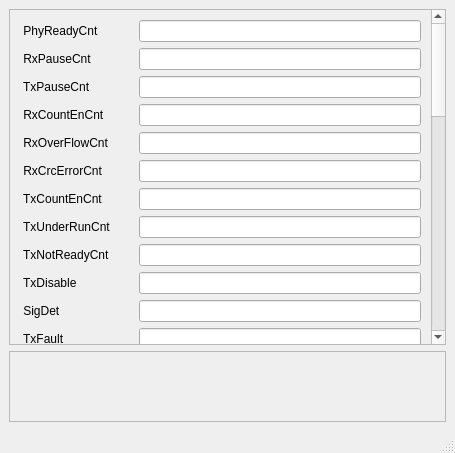
<?xml version="1.0" encoding="UTF-8"?>
<ui version="4.0">
 <class>MainWindow</class>
 <widget class="QMainWindow" name="MainWindow">
  <property name="geometry">
   <rect>
    <x>0</x>
    <y>0</y>
    <width>455</width>
    <height>453</height>
   </rect>
  </property>
  <property name="windowTitle">
   <string>MainWindow</string>
  </property>
  <widget class="QWidget" name="centralwidget">
   <layout class="QGridLayout" name="gridLayout_3">
    <item row="0" column="0">
     <widget class="QScrollArea" name="StatusVariables">
      <property name="minimumSize">
       <size>
        <width>0</width>
        <height>193</height>
       </size>
      </property>
      <property name="widgetResizable">
       <bool>true</bool>
      </property>
      <widget class="QWidget" name="scrollAreaWidgetContents_2">
       <property name="geometry">
        <rect>
         <x>0</x>
         <y>0</y>
         <width>435</width>
         <height>191</height>
        </rect>
       </property>
       <layout class="QGridLayout" name="gridLayout_4">
        <property name="leftMargin">
         <number>10</number>
        </property>
        <property name="topMargin">
         <number>10</number>
        </property>
        <property name="rightMargin">
         <number>10</number>
        </property>
        <property name="bottomMargin">
         <number>10</number>
        </property>
        <property name="spacing">
         <number>6</number>
        </property>
        <item row="0" column="0">
         <widget class="QLabel" name="PhyReadyCnt">
          <property name="text">
           <string> PhyReadyCnt </string>
          </property>
         </widget>
        </item>
        <item row="0" column="1">
         <widget class="caLineEdit" name="$(DEVICE):$(PORT):PhyReadyCnt">
          <property name="channel" stdset="0">
           <string notr="true">$(DEVICE):$(PORT):PhyReadyCnt</string>
          </property>
          <property name="formatType">
           <enum>caLineEdit::hexadecimal</enum>
          </property>
         </widget>
        </item>
        <item row="1" column="0">
         <widget class="QLabel" name="RxPauseCnt">
          <property name="text">
           <string> RxPauseCnt </string>
          </property>
         </widget>
        </item>
        <item row="1" column="1">
         <widget class="caLineEdit" name="$(DEVICE):$(PORT):RxPauseCnt">
          <property name="channel" stdset="0">
           <string notr="true">$(DEVICE):$(PORT):RxPauseCnt</string>
          </property>
          <property name="formatType">
           <enum>caLineEdit::hexadecimal</enum>
          </property>
         </widget>
        </item>
        <item row="2" column="0">
         <widget class="QLabel" name="TxPauseCnt">
          <property name="text">
           <string> TxPauseCnt </string>
          </property>
         </widget>
        </item>
        <item row="2" column="1">
         <widget class="caLineEdit" name="$(DEVICE):$(PORT):TxPauseCnt">
          <property name="channel" stdset="0">
           <string notr="true">$(DEVICE):$(PORT):TxPauseCnt</string>
          </property>
          <property name="formatType">
           <enum>caLineEdit::hexadecimal</enum>
          </property>
         </widget>
        </item>
        <item row="3" column="0">
         <widget class="QLabel" name="RxCountEnCnt">
          <property name="text">
           <string> RxCountEnCnt </string>
          </property>
         </widget>
        </item>
        <item row="3" column="1">
         <widget class="caLineEdit" name="$(DEVICE):$(PORT):RxCountEnCnt">
          <property name="channel" stdset="0">
           <string notr="true">$(DEVICE):$(PORT):RxCountEnCnt</string>
          </property>
          <property name="formatType">
           <enum>caLineEdit::hexadecimal</enum>
          </property>
         </widget>
        </item>
        <item row="4" column="0">
         <widget class="QLabel" name="RxOverFlowCnt">
          <property name="text">
           <string> RxOverFlowCnt </string>
          </property>
         </widget>
        </item>
        <item row="4" column="1">
         <widget class="caLineEdit" name="$(DEVICE):$(PORT):RxOverFlowCnt">
          <property name="channel" stdset="0">
           <string notr="true">$(DEVICE):$(PORT):RxOverFlowCnt</string>
          </property>
          <property name="formatType">
           <enum>caLineEdit::hexadecimal</enum>
          </property>
         </widget>
        </item>
        <item row="5" column="0">
         <widget class="QLabel" name="RxCrcErrorCnt">
          <property name="text">
           <string> RxCrcErrorCnt </string>
          </property>
         </widget>
        </item>
        <item row="5" column="1">
         <widget class="caLineEdit" name="$(DEVICE):$(PORT):RxCrcErrorCnt">
          <property name="channel" stdset="0">
           <string notr="true">$(DEVICE):$(PORT):RxCrcErrorCnt</string>
          </property>
          <property name="formatType">
           <enum>caLineEdit::hexadecimal</enum>
          </property>
         </widget>
        </item>
        <item row="6" column="0">
         <widget class="QLabel" name="TxCountEnCnt">
          <property name="text">
           <string> TxCountEnCnt </string>
          </property>
         </widget>
        </item>
        <item row="6" column="1">
         <widget class="caLineEdit" name="$(DEVICE):$(PORT):TxCountEnCnt">
          <property name="channel" stdset="0">
           <string notr="true">$(DEVICE):$(PORT):TxCountEnCnt</string>
          </property>
          <property name="formatType">
           <enum>caLineEdit::hexadecimal</enum>
          </property>
         </widget>
        </item>
        <item row="7" column="0">
         <widget class="QLabel" name="TxUnderRunCnt">
          <property name="text">
           <string> TxUnderRunCnt </string>
          </property>
         </widget>
        </item>
        <item row="7" column="1">
         <widget class="caLineEdit" name="$(DEVICE):$(PORT):TxUnderRunCnt">
          <property name="channel" stdset="0">
           <string notr="true">$(DEVICE):$(PORT):TxUnderRunCnt</string>
          </property>
          <property name="formatType">
           <enum>caLineEdit::hexadecimal</enum>
          </property>
         </widget>
        </item>
        <item row="8" column="0">
         <widget class="QLabel" name="TxNotReadyCnt">
          <property name="text">
           <string> TxNotReadyCnt </string>
          </property>
         </widget>
        </item>
        <item row="8" column="1">
         <widget class="caLineEdit" name="$(DEVICE):$(PORT):TxNotReadyCnt">
          <property name="channel" stdset="0">
           <string notr="true">$(DEVICE):$(PORT):TxNotReadyCnt</string>
          </property>
          <property name="formatType">
           <enum>caLineEdit::hexadecimal</enum>
          </property>
         </widget>
        </item>
        <item row="9" column="0">
         <widget class="QLabel" name="TxDisable">
          <property name="text">
           <string> TxDisable </string>
          </property>
         </widget>
        </item>
        <item row="9" column="1">
         <widget class="caLineEdit" name="$(DEVICE):$(PORT):TxDisable">
          <property name="channel" stdset="0">
           <string notr="true">$(DEVICE):$(PORT):TxDisable</string>
          </property>
          <property name="formatType">
           <enum>caLineEdit::hexadecimal</enum>
          </property>
         </widget>
        </item>
        <item row="10" column="0">
         <widget class="QLabel" name="SigDet">
          <property name="text">
           <string> SigDet </string>
          </property>
         </widget>
        </item>
        <item row="10" column="1">
         <widget class="caLineEdit" name="$(DEVICE):$(PORT):SigDet">
          <property name="channel" stdset="0">
           <string notr="true">$(DEVICE):$(PORT):SigDet</string>
          </property>
          <property name="formatType">
           <enum>caLineEdit::hexadecimal</enum>
          </property>
         </widget>
        </item>
        <item row="11" column="0">
         <widget class="QLabel" name="TxFault">
          <property name="text">
           <string> TxFault </string>
          </property>
         </widget>
        </item>
        <item row="11" column="1">
         <widget class="caLineEdit" name="$(DEVICE):$(PORT):TxFault">
          <property name="channel" stdset="0">
           <string notr="true">$(DEVICE):$(PORT):TxFault</string>
          </property>
          <property name="formatType">
           <enum>caLineEdit::hexadecimal</enum>
          </property>
         </widget>
        </item>
        <item row="12" column="0">
         <widget class="QLabel" name="GtTxRst">
          <property name="text">
           <string> GtTxRst </string>
          </property>
         </widget>
        </item>
        <item row="12" column="1">
         <widget class="caLineEdit" name="$(DEVICE):$(PORT):GtTxRst">
          <property name="channel" stdset="0">
           <string notr="true">$(DEVICE):$(PORT):GtTxRst</string>
          </property>
          <property name="formatType">
           <enum>caLineEdit::hexadecimal</enum>
          </property>
         </widget>
        </item>
        <item row="13" column="0">
         <widget class="QLabel" name="GtRxRst">
          <property name="text">
           <string> GtRxRst </string>
          </property>
         </widget>
        </item>
        <item row="13" column="1">
         <widget class="caLineEdit" name="$(DEVICE):$(PORT):GtRxRst">
          <property name="channel" stdset="0">
           <string notr="true">$(DEVICE):$(PORT):GtRxRst</string>
          </property>
          <property name="formatType">
           <enum>caLineEdit::hexadecimal</enum>
          </property>
         </widget>
        </item>
        <item row="14" column="0">
         <widget class="QLabel" name="RstCntDone">
          <property name="text">
           <string> RstCntDone </string>
          </property>
         </widget>
        </item>
        <item row="14" column="1">
         <widget class="caLineEdit" name="$(DEVICE):$(PORT):RstCntDone">
          <property name="channel" stdset="0">
           <string notr="true">$(DEVICE):$(PORT):RstCntDone</string>
          </property>
          <property name="formatType">
           <enum>caLineEdit::hexadecimal</enum>
          </property>
         </widget>
        </item>
        <item row="15" column="0">
         <widget class="QLabel" name="Qplllock">
          <property name="text">
           <string> Qplllock </string>
          </property>
         </widget>
        </item>
        <item row="15" column="1">
         <widget class="caLineEdit" name="$(DEVICE):$(PORT):Qplllock">
          <property name="channel" stdset="0">
           <string notr="true">$(DEVICE):$(PORT):Qplllock</string>
          </property>
          <property name="formatType">
           <enum>caLineEdit::hexadecimal</enum>
          </property>
         </widget>
        </item>
        <item row="16" column="0">
         <widget class="QLabel" name="TxRstdone">
          <property name="text">
           <string> TxRstdone </string>
          </property>
         </widget>
        </item>
        <item row="16" column="1">
         <widget class="caLineEdit" name="$(DEVICE):$(PORT):TxRstdone">
          <property name="channel" stdset="0">
           <string notr="true">$(DEVICE):$(PORT):TxRstdone</string>
          </property>
          <property name="formatType">
           <enum>caLineEdit::hexadecimal</enum>
          </property>
         </widget>
        </item>
        <item row="17" column="0">
         <widget class="QLabel" name="RxRstdone">
          <property name="text">
           <string> RxRstdone </string>
          </property>
         </widget>
        </item>
        <item row="17" column="1">
         <widget class="caLineEdit" name="$(DEVICE):$(PORT):RxRstdone">
          <property name="channel" stdset="0">
           <string notr="true">$(DEVICE):$(PORT):RxRstdone</string>
          </property>
          <property name="formatType">
           <enum>caLineEdit::hexadecimal</enum>
          </property>
         </widget>
        </item>
        <item row="18" column="0">
         <widget class="QLabel" name="TxUsrRdy">
          <property name="text">
           <string> TxUsrRdy </string>
          </property>
         </widget>
        </item>
        <item row="18" column="1">
         <widget class="caLineEdit" name="$(DEVICE):$(PORT):TxUsrRdy">
          <property name="channel" stdset="0">
           <string notr="true">$(DEVICE):$(PORT):TxUsrRdy</string>
          </property>
          <property name="formatType">
           <enum>caLineEdit::hexadecimal</enum>
          </property>
         </widget>
        </item>
        <item row="19" column="0">
         <widget class="QLabel" name="Status">
          <property name="text">
           <string> Status </string>
          </property>
         </widget>
        </item>
        <item row="19" column="1">
         <widget class="caLineEdit" name="$(DEVICE):$(PORT):Status">
          <property name="channel" stdset="0">
           <string notr="true">$(DEVICE):$(PORT):Status</string>
          </property>
          <property name="formatType">
           <enum>caLineEdit::hexadecimal</enum>
          </property>
         </widget>
        </item>
        <item row="20" column="0">
         <widget class="QLabel" name="FLAG_PhyReady">
          <property name="text">
           <string> FLAG_PhyReady </string>
          </property>
         </widget>
        </item>
        <item row="20" column="1">
         <widget class="caLineEdit" name="$(DEVICE):$(PORT):FLAG_PhyReady">
          <property name="channel" stdset="0">
           <string notr="true">$(DEVICE):$(PORT):FLAG_PhyReady</string>
          </property>
          <property name="formatType">
           <enum>caLineEdit::hexadecimal</enum>
          </property>
         </widget>
        </item>
        <item row="21" column="0">
         <widget class="QLabel" name="FLAG_RxPause">
          <property name="text">
           <string> FLAG_RxPause </string>
          </property>
         </widget>
        </item>
        <item row="21" column="1">
         <widget class="caLineEdit" name="$(DEVICE):$(PORT):FLAG_RxPause">
          <property name="channel" stdset="0">
           <string notr="true">$(DEVICE):$(PORT):FLAG_RxPause</string>
          </property>
          <property name="formatType">
           <enum>caLineEdit::hexadecimal</enum>
          </property>
         </widget>
        </item>
        <item row="22" column="0">
         <widget class="QLabel" name="FLAG_TxPause">
          <property name="text">
           <string> FLAG_TxPause </string>
          </property>
         </widget>
        </item>
        <item row="22" column="1">
         <widget class="caLineEdit" name="$(DEVICE):$(PORT):FLAG_TxPause">
          <property name="channel" stdset="0">
           <string notr="true">$(DEVICE):$(PORT):FLAG_TxPause</string>
          </property>
          <property name="formatType">
           <enum>caLineEdit::hexadecimal</enum>
          </property>
         </widget>
        </item>
        <item row="23" column="0">
         <widget class="QLabel" name="FLAG_RxCountEn">
          <property name="text">
           <string> FLAG_RxCountEn </string>
          </property>
         </widget>
        </item>
        <item row="23" column="1">
         <widget class="caLineEdit" name="$(DEVICE):$(PORT):FLAG_RxCountEn">
          <property name="channel" stdset="0">
           <string notr="true">$(DEVICE):$(PORT):FLAG_RxCountEn</string>
          </property>
          <property name="formatType">
           <enum>caLineEdit::hexadecimal</enum>
          </property>
         </widget>
        </item>
        <item row="24" column="0">
         <widget class="QLabel" name="FLAG_RxOverFlow">
          <property name="text">
           <string> FLAG_RxOverFlow </string>
          </property>
         </widget>
        </item>
        <item row="24" column="1">
         <widget class="caLineEdit" name="$(DEVICE):$(PORT):FLAG_RxOverFlow">
          <property name="channel" stdset="0">
           <string notr="true">$(DEVICE):$(PORT):FLAG_RxOverFlow</string>
          </property>
          <property name="formatType">
           <enum>caLineEdit::hexadecimal</enum>
          </property>
         </widget>
        </item>
        <item row="25" column="0">
         <widget class="QLabel" name="FLAG_RxCrcError">
          <property name="text">
           <string> FLAG_RxCrcError </string>
          </property>
         </widget>
        </item>
        <item row="25" column="1">
         <widget class="caLineEdit" name="$(DEVICE):$(PORT):FLAG_RxCrcError">
          <property name="channel" stdset="0">
           <string notr="true">$(DEVICE):$(PORT):FLAG_RxCrcError</string>
          </property>
          <property name="formatType">
           <enum>caLineEdit::hexadecimal</enum>
          </property>
         </widget>
        </item>
        <item row="26" column="0">
         <widget class="QLabel" name="FLAG_TxCountEn">
          <property name="text">
           <string> FLAG_TxCountEn </string>
          </property>
         </widget>
        </item>
        <item row="26" column="1">
         <widget class="caLineEdit" name="$(DEVICE):$(PORT):FLAG_TxCountEn">
          <property name="channel" stdset="0">
           <string notr="true">$(DEVICE):$(PORT):FLAG_TxCountEn</string>
          </property>
          <property name="formatType">
           <enum>caLineEdit::hexadecimal</enum>
          </property>
         </widget>
        </item>
        <item row="27" column="0">
         <widget class="QLabel" name="FLAG_TxUnderRun">
          <property name="text">
           <string> FLAG_TxUnderRun </string>
          </property>
         </widget>
        </item>
        <item row="27" column="1">
         <widget class="caLineEdit" name="$(DEVICE):$(PORT):FLAG_TxUnderRun">
          <property name="channel" stdset="0">
           <string notr="true">$(DEVICE):$(PORT):FLAG_TxUnderRun</string>
          </property>
          <property name="formatType">
           <enum>caLineEdit::hexadecimal</enum>
          </property>
         </widget>
        </item>
        <item row="28" column="0">
         <widget class="QLabel" name="FLAG_TxNotReady">
          <property name="text">
           <string> FLAG_TxNotReady </string>
          </property>
         </widget>
        </item>
        <item row="28" column="1">
         <widget class="caLineEdit" name="$(DEVICE):$(PORT):FLAG_TxNotReady">
          <property name="channel" stdset="0">
           <string notr="true">$(DEVICE):$(PORT):FLAG_TxNotReady</string>
          </property>
          <property name="formatType">
           <enum>caLineEdit::hexadecimal</enum>
          </property>
         </widget>
        </item>
        <item row="29" column="0">
         <widget class="QLabel" name="FLAG_TxDisable">
          <property name="text">
           <string> FLAG_TxDisable </string>
          </property>
         </widget>
        </item>
        <item row="29" column="1">
         <widget class="caLineEdit" name="$(DEVICE):$(PORT):FLAG_TxDisable">
          <property name="channel" stdset="0">
           <string notr="true">$(DEVICE):$(PORT):FLAG_TxDisable</string>
          </property>
          <property name="formatType">
           <enum>caLineEdit::hexadecimal</enum>
          </property>
         </widget>
        </item>
        <item row="30" column="0">
         <widget class="QLabel" name="FLAG_SigDet">
          <property name="text">
           <string> FLAG_SigDet </string>
          </property>
         </widget>
        </item>
        <item row="30" column="1">
         <widget class="caLineEdit" name="$(DEVICE):$(PORT):FLAG_SigDet">
          <property name="channel" stdset="0">
           <string notr="true">$(DEVICE):$(PORT):FLAG_SigDet</string>
          </property>
          <property name="formatType">
           <enum>caLineEdit::hexadecimal</enum>
          </property>
         </widget>
        </item>
        <item row="31" column="0">
         <widget class="QLabel" name="FLAG_TxFault">
          <property name="text">
           <string> FLAG_TxFault </string>
          </property>
         </widget>
        </item>
        <item row="31" column="1">
         <widget class="caLineEdit" name="$(DEVICE):$(PORT):FLAG_TxFault">
          <property name="channel" stdset="0">
           <string notr="true">$(DEVICE):$(PORT):FLAG_TxFault</string>
          </property>
          <property name="formatType">
           <enum>caLineEdit::hexadecimal</enum>
          </property>
         </widget>
        </item>
        <item row="32" column="0">
         <widget class="QLabel" name="FLAG_GtTxRst">
          <property name="text">
           <string> FLAG_GtTxRst </string>
          </property>
         </widget>
        </item>
        <item row="32" column="1">
         <widget class="caLineEdit" name="$(DEVICE):$(PORT):FLAG_GtTxRst">
          <property name="channel" stdset="0">
           <string notr="true">$(DEVICE):$(PORT):FLAG_GtTxRst</string>
          </property>
          <property name="formatType">
           <enum>caLineEdit::hexadecimal</enum>
          </property>
         </widget>
        </item>
        <item row="33" column="0">
         <widget class="QLabel" name="FLAG_GtRxRst">
          <property name="text">
           <string> FLAG_GtRxRst </string>
          </property>
         </widget>
        </item>
        <item row="33" column="1">
         <widget class="caLineEdit" name="$(DEVICE):$(PORT):FLAG_GtRxRst">
          <property name="channel" stdset="0">
           <string notr="true">$(DEVICE):$(PORT):FLAG_GtRxRst</string>
          </property>
          <property name="formatType">
           <enum>caLineEdit::hexadecimal</enum>
          </property>
         </widget>
        </item>
        <item row="34" column="0">
         <widget class="QLabel" name="FLAG_RstCntDone">
          <property name="text">
           <string> FLAG_RstCntDone </string>
          </property>
         </widget>
        </item>
        <item row="34" column="1">
         <widget class="caLineEdit" name="$(DEVICE):$(PORT):FLAG_RstCntDone">
          <property name="channel" stdset="0">
           <string notr="true">$(DEVICE):$(PORT):FLAG_RstCntDone</string>
          </property>
          <property name="formatType">
           <enum>caLineEdit::hexadecimal</enum>
          </property>
         </widget>
        </item>
        <item row="35" column="0">
         <widget class="QLabel" name="FLAG_Qplllock">
          <property name="text">
           <string> FLAG_Qplllock </string>
          </property>
         </widget>
        </item>
        <item row="35" column="1">
         <widget class="caLineEdit" name="$(DEVICE):$(PORT):FLAG_Qplllock">
          <property name="channel" stdset="0">
           <string notr="true">$(DEVICE):$(PORT):FLAG_Qplllock</string>
          </property>
          <property name="formatType">
           <enum>caLineEdit::hexadecimal</enum>
          </property>
         </widget>
        </item>
        <item row="36" column="0">
         <widget class="QLabel" name="FLAG_TxRstdone">
          <property name="text">
           <string> FLAG_TxRstdone </string>
          </property>
         </widget>
        </item>
        <item row="36" column="1">
         <widget class="caLineEdit" name="$(DEVICE):$(PORT):FLAG_TxRstdone">
          <property name="channel" stdset="0">
           <string notr="true">$(DEVICE):$(PORT):FLAG_TxRstdone</string>
          </property>
          <property name="formatType">
           <enum>caLineEdit::hexadecimal</enum>
          </property>
         </widget>
        </item>
        <item row="37" column="0">
         <widget class="QLabel" name="FLAG_RxRstdone">
          <property name="text">
           <string> FLAG_RxRstdone </string>
          </property>
         </widget>
        </item>
        <item row="37" column="1">
         <widget class="caLineEdit" name="$(DEVICE):$(PORT):FLAG_RxRstdone">
          <property name="channel" stdset="0">
           <string notr="true">$(DEVICE):$(PORT):FLAG_RxRstdone</string>
          </property>
          <property name="formatType">
           <enum>caLineEdit::hexadecimal</enum>
          </property>
         </widget>
        </item>
        <item row="38" column="0">
         <widget class="QLabel" name="FLAG_TxUsrRdy">
          <property name="text">
           <string> FLAG_TxUsrRdy </string>
          </property>
         </widget>
        </item>
        <item row="38" column="1">
         <widget class="caLineEdit" name="$(DEVICE):$(PORT):FLAG_TxUsrRdy">
          <property name="channel" stdset="0">
           <string notr="true">$(DEVICE):$(PORT):FLAG_TxUsrRdy</string>
          </property>
          <property name="formatType">
           <enum>caLineEdit::hexadecimal</enum>
          </property>
         </widget>
        </item>
       </layout>
      </widget>
     </widget>
    </item>
    <item row="1" column="0">
     <widget class="QScrollArea" name="ConfigurationVariables">
      <property name="widgetResizable">
       <bool>true</bool>
      </property>
      <widget class="QWidget" name="scrollAreaWidgetContents_3">
       <property name="geometry">
        <rect>
         <x>0</x>
         <y>0</y>
         <width>435</width>
         <height>190</height>
        </rect>
       </property>
       <layout class="QGridLayout" name="gridLayout_5">
        <property name="leftMargin">
         <number>10</number>
        </property>
        <property name="topMargin">
         <number>10</number>
        </property>
        <property name="rightMargin">
         <number>10</number>
        </property>
        <property name="bottomMargin">
         <number>10</number>
        </property>
        <property name="spacing">
         <number>6</number>
        </property>
       </layout>
      </widget>
     </widget>
    </item>
   </layout>
  </widget>
  <widget class="QMenuBar" name="menubar">
   <property name="geometry">
    <rect>
     <x>0</x>
     <y>0</y>
     <width>455</width>
     <height>22</height>
    </rect>
   </property>
  </widget>
  <widget class="QStatusBar" name="statusbar"/>
 </widget>
 <customwidgets>
  <customwidget>
   <class>caTextEntry</class>
   <extends>caLineEdit</extends>
   <header>caTextEntry</header>
  </customwidget>
  <customwidget>
   <class>caLineEdit</class>
   <extends>QLineEdit</extends>
   <header>caLineEdit</header>
  </customwidget>
 </customwidgets>
 <resources/>
 <connections/>
</ui>
